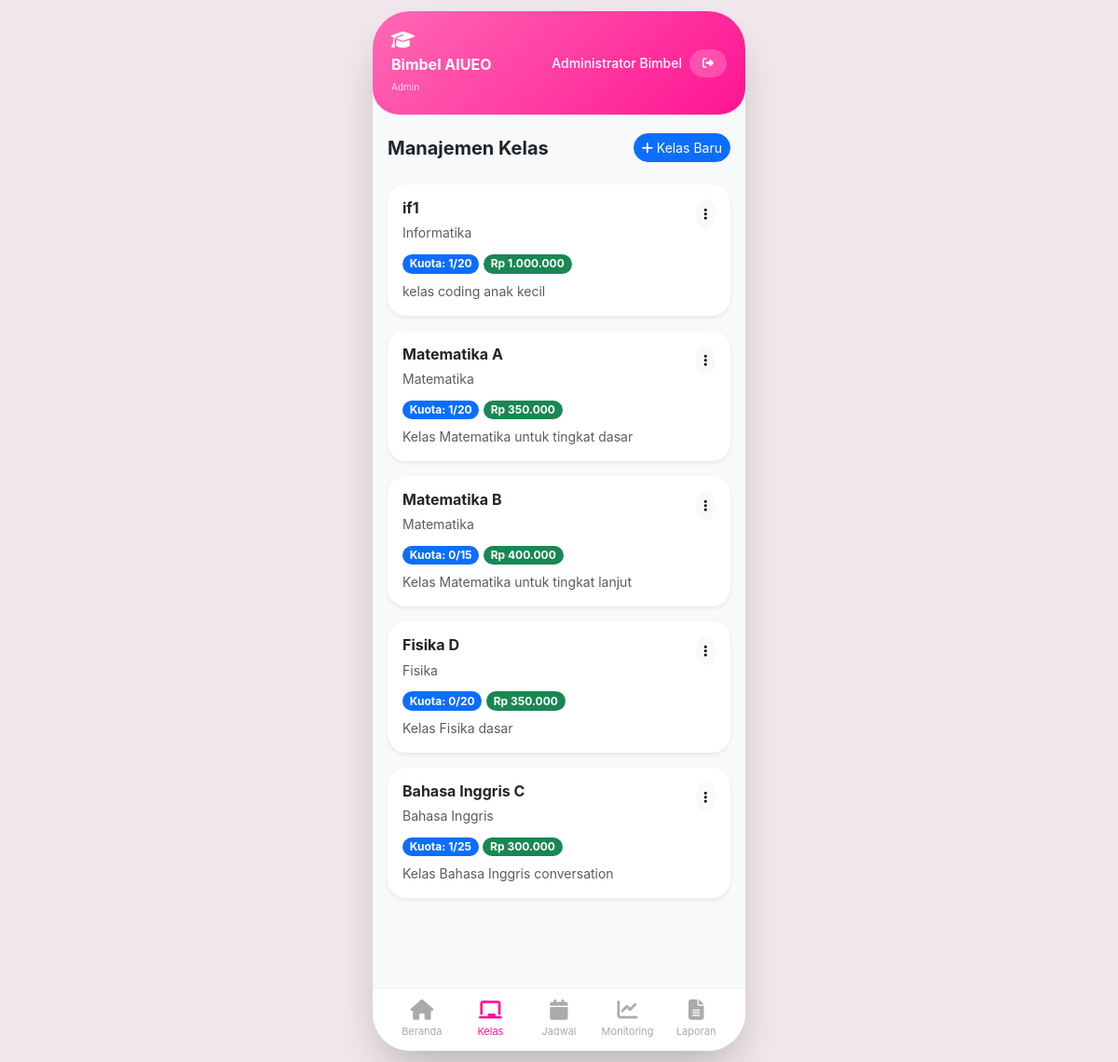
/views/admin/kelas.php (signed in), run on the app's committed database.
### tables this page shows
CREATE TABLE `kelas` (
  `id` int(11) NOT NULL,
  `nama_kelas` varchar(50) NOT NULL,
  `mata_pelajaran` varchar(100) NOT NULL,
  `deskripsi` text DEFAULT NULL,
  `kuota` int(11) DEFAULT 20,
  `harga_per_bulan` decimal(10,2) NOT NULL,
  `status` enum('aktif','nonaktif') DEFAULT 'aktif',
  `created_at` timestamp NOT NULL DEFAULT current_timestamp()
);

### views/admin/kelas.php (the view, shortened to what this page needs)
<?php
$db = getDB();
$kelas = $db->query("SELECT k.*,
                     (SELECT COUNT(*) FROM pendaftaran WHERE kelas_id = k.id AND status_pendaftaran = 'disetujui') as terdaftar
                     FROM kelas k ORDER BY k.created_at DESC")->fetchAll(PDO::FETCH_ASSOC);
require_once '../layout/header.php';
?>
<div class="d-flex justify-content-between align-items-center mb-4">
    <h5 class="fw-bold mb-0">Manajemen Kelas</h5>
    <button class="btn btn-sm btn-primary rounded-pill" data-bs-toggle="modal" data-bs-target="#addKelasModal">
        <i class="fas fa-plus"></i> Kelas Baru
    </button>
</div>
<?php foreach($kelas as $k): ?>
<div class="card border-0 rounded-4 shadow-sm mb-3">
    <div class="card-body">
        <div class="d-flex justify-content-between align-items-start">
            <div>
                <h6 class="fw-bold mb-1"><?= htmlspecialchars($k['nama_kelas']) ?></h6>
                <small class="text-muted"><?= htmlspecialchars($k['mata_pelajaran']) ?></small>
                <div class="mt-2">
                    <span class="badge bg-primary rounded-pill">Kuota: <?= $k['terdaftar'] ?>/<?= $k['kuota'] ?></span>
                    <span class="badge bg-success rounded-pill">Rp <?= number_format($k['harga_per_bulan'], 0, ',', '.') ?></span>
                </div>
                <p class="small text-muted mt-2 mb-0"><?= htmlspecialchars($k['deskripsi']) ?></p>
            </div>
            <div class="dropdown">
                <button class="btn btn-sm btn-light rounded-circle" data-bs-toggle="dropdown">
                    <i class="fas fa-ellipsis-v"></i>
                </button>
            </div>
        </div>
    </div>
</div>
<?php endforeach; ?>
<?php require_once '../layout/footer.php'; ?>

### views/layout/header.php (shortened to what this page needs)
<!DOCTYPE html>
<html lang="id">
<head>
    <link href="https://cdn.jsdelivr.net/npm/bootstrap@5.3.0/dist/css/bootstrap.min.css" rel="stylesheet">
    <link rel="stylesheet" href="https://cdnjs.cloudflare.com/ajax/libs/font-awesome/6.4.0/css/all.min.css">
</head>
<body>
<div class="mobile-container">
    <div class="app-header">
        <div class="d-flex justify-content-between align-items-center">
            <div>
                <i class="fas fa-graduation-cap fs-5"></i>
                <h6 class="mb-0 mt-1 fw-bold">Bimbel AIUEO</h6>
                <small class="opacity-75" style="font-size: 10px;"><?= ucfirst($_SESSION['role']) ?></small>
            </div>
            <div class="d-flex align-items-center gap-2">
                <span class="small fw-medium"><?= htmlspecialchars($_SESSION['user']) ?></span>
                <a href="../../controllers/AuthController.php?action=logout" class="btn-logout">
                    <i class="fas fa-sign-out-alt"></i>
                </a>
            </div>
        </div>
    </div>
    <div class="content">

### views/layout/footer.php (shortened to what this page needs)
<?php
$current_page = basename($_SERVER['PHP_SELF']);
$role = $_SESSION['role'];
?>
    </div>
    <div class="bottom-nav">
        <?php if($role == 'siswa'): ?>
            <a href="dashboard.php" class="<?= $current_page == 'dashboard.php' ? 'active' : '' ?>">
                <i class="fas fa-home"></i><span>Beranda</span>
            </a>
            <a href="pendaftaran.php" class="<?= $current_page == 'pendaftaran.php' ? 'active' : '' ?>">
                <i class="fas fa-book"></i><span>Daftar</span>
            </a>
            <a href="jadwal.php" class="<?= $current_page == 'jadwal.php' ? 'active' : '' ?>">
                <i class="fas fa-calendar"></i><span>Jadwal</span>
            </a>
            <a href="pembayaran.php" class="<?= $current_page == 'pembayaran.php' ? 'active' : '' ?>">
                <i class="fas fa-credit-card"></i><span>Bayar</span>
            </a>
            <a href="profil.php" class="<?= $current_page == 'profil.php' ? 'active' : '' ?>">
                <i class="fas fa-user"></i><span>Profil</span>
            </a>
        <?php elseif($role == 'admin'): ?>
    <a href="dashboard.php" class="<?= $current_page == 'dashboard.php' ? 'active' : '' ?>">
        <i class="fas fa-home"></i><span>Beranda</span>
    </a>
    <a href="kelas.php" class="<?= $current_page == 'kelas.php' ? 'active' : '' ?>">
        <i class="fas fa-chalkboard"></i><span>Kelas</span>
    </a>
    <a href="jadwal.php" class="<?= $current_page == 'jadwal.php' ? 'active' : '' ?>">
        <i class="fas fa-calendar"></i><span>Jadwal</span>
    </a>
    <a href="presensi_monitoring.php" class="<?= $current_page == 'presensi_monitoring.php' ? 'active' : '' ?>">
        <i class="fas fa-chart-line"></i><span>Monitoring</span>
    </a>
    <a href="laporan.php" class="<?= $current_page == 'laporan.php' ? 'active' : '' ?>">
        <i class="fas fa-file-alt"></i><span>Laporan</span>
    </a>
<?php endif; ?>
    </div>
</div>
</body>
</html>

### views/layout/header.php (style rules this page uses)
* { margin: 0; padding: 0; box-sizing: border-box; }
body { background: #f0e8ec; font-family: 'Inter', system-ui, -apple-system, 'Segoe UI', Roboto, sans-serif; min-height: 100vh; display: flex; justify-content: center; align-items: center; padding: 12px; }
.mobile-container { max-width: 400px; width: 100%; margin: 0 auto; background: #f8f9fa; border-radius: 40px; overflow: hidden; box-shadow: 0 25px 50px -12px rgba(0, 0, 0, 0.25); min-height: 85vh; position: relative; }
.app-header { background: linear-gradient(135deg, #FF69B4 0%, #FF1493 100%); padding: 20px 20px; color: white; border-radius: 0 0 28px 28px; }
.bottom-nav { position: sticky; bottom: 0; left: 0; right: 0; background: rgba(255, 255, 255, 0.96); backdrop-filter: blur(12px); display: flex; justify-content: space-around; padding: 12px 16px; border-top: 1px solid rgba(0, 0, 0, 0.05); z-index: 1000; }
.bottom-nav a { color: #aaa; text-decoration: none; font-size: 11px; text-align: center; transition: all 0.2s; flex: 1; }
.bottom-nav a.active, .bottom-nav a:hover { color: #FF1493; }
.bottom-nav i { font-size: 22px; display: block; margin-bottom: 4px; }
.content { padding: 20px 16px; padding-bottom: 80px; min-height: 70vh; }
.btn-logout { background: rgba(255, 255, 255, 0.2); border: none; color: white; border-radius: 30px; padding: 6px 14px; font-size: 12px; font-weight: 500; transition: all 0.2s; }
.rounded-4 { border-radius: 20px !important; }

### data on the page
kelas: nama_kelas "if1", mata_pelajaran "Informatika", terdaftar "1", kuota "20", harga_per_bulan "1.000.000", deskripsi "kelas coding anak kecil"
kelas: nama_kelas "Matematika A", mata_pelajaran "Matematika", terdaftar "1", kuota "20", harga_per_bulan "350.000", deskripsi "Kelas Matematika untuk tingkat dasar"
kelas: nama_kelas "Matematika B", mata_pelajaran "Matematika", terdaftar "0", kuota "15", harga_per_bulan "400.000", deskripsi "Kelas Matematika untuk tingkat lanjut"
kelas: nama_kelas "Fisika D", mata_pelajaran "Fisika", terdaftar "0", kuota "20", harga_per_bulan "350.000", deskripsi "Kelas Fisika dasar"
kelas: nama_kelas "Bahasa Inggris C", mata_pelajaran "Bahasa Inggris", terdaftar "1", kuota "25", harga_per_bulan "300.000", deskripsi "Kelas Bahasa Inggris conversation"

### other printed values
$_SESSION['role'] "Admin"
$_SESSION['user'] "Administrator Bimbel"
